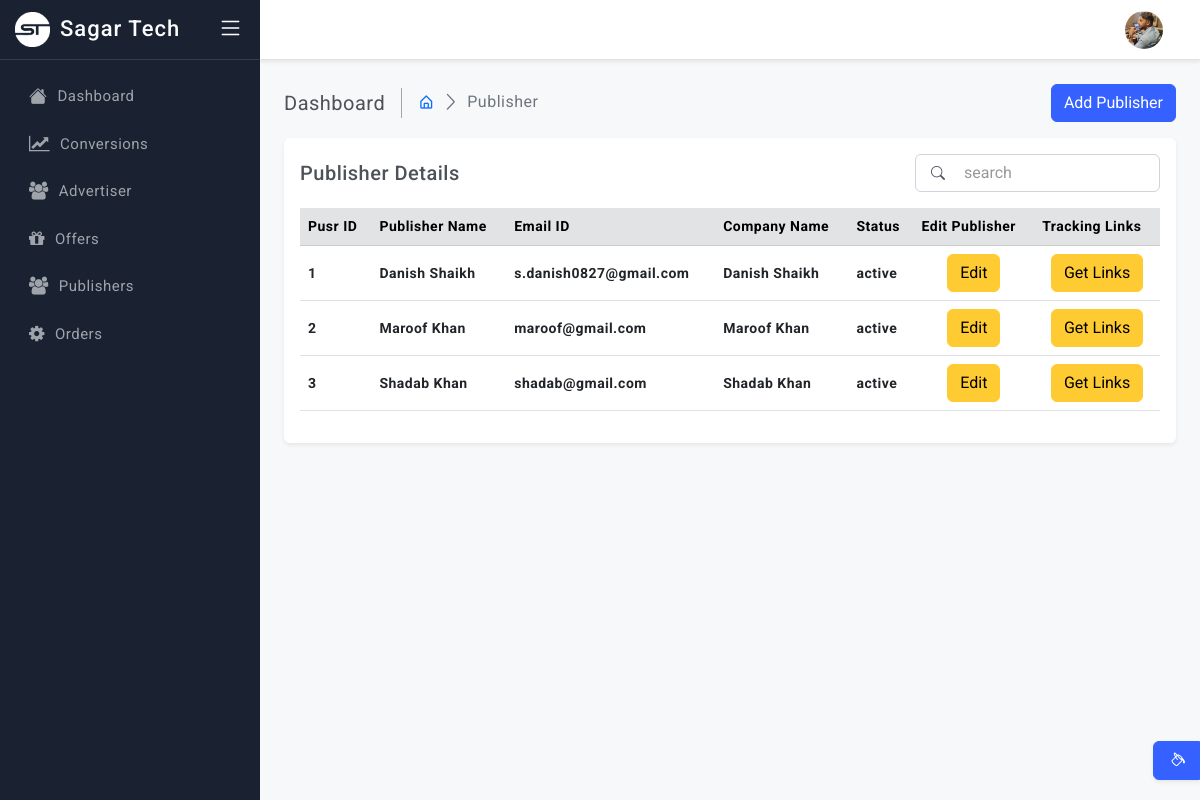
Page /publisher.php (signed in) on the committed database.
### tables this page shows
CREATE TABLE `publisher` (
  `publisher_id` int(11) NOT NULL,
  `publisher_name` varchar(255) NOT NULL,
  `pusr_email` varchar(255) NOT NULL,
  `pusr_password` varchar(255) NOT NULL,
  `pusr_contact` varchar(255) NOT NULL,
  `company_names` varchar(255) NOT NULL,
  `pusr_status` varchar(255) NOT NULL
);

### publisher.php (the view, shortened to what this page needs)
<?php include('includes/head.php') ?>
<body>
    <?php
    $query = "SELECT *
    FROM publisher
    LEFT JOIN offers ON offers.offers_id = publisher.publisher_id;";
    $stmt = $con->prepare($query);
    $stmt->execute();
    $result = $stmt->get_result();
    $companyUser = $result->fetch_all(MYSQLI_ASSOC);
    ?>
    <div class="wrapper">
        <?php include('includes/header.php') ?>
        <?php include('includes/sidebar.php') ?>
        <main class="page-content">
            <div class="page-breadcrumb d-none d-sm-flex align-items-center mb-3">
                <div class="breadcrumb-title pe-3">Dashboard</div>
                <div class="ps-3">
                    <nav aria-label="breadcrumb">
                        <ol class="breadcrumb mb-0 p-0">
                            <li class="breadcrumb-item"><a href="index"><i class="bx bx-home-alt"></i></a>
                            </li>
                            <li class="breadcrumb-item active" aria-current="page">Publisher</li>
                        </ol>
                    </nav>
                </div>
                <div class="ms-auto">
                    <div class="col">
                        <button type="button" class="btn btn-primary" data-bs-toggle="modal" data-bs-target="#exampleExtraLargeModal">Add Publisher</button>
                    </div>
                </div>
            </div>
            <div class="card">
                <div class="card-body">
                    <div class="d-flex align-items-center">
                        <h5 class="mb-0">Publisher Details</h5>
                        <form class="ms-auto position-relative">
                            <div class="position-absolute top-50 translate-middle-y search-icon px-3"><i class="bi bi-search"></i></div>
                            <input class="form-control ps-5" type="text" placeholder="search">
                        </form>
                    </div>
                    <div class="table-responsive mt-3">
                        <table class="table align-middle">
                            <thead class="table-secondary">
                                <tr>
                                    <th>Pusr ID</th>
                                    <th>Publisher Name</th>
                                    <th>Email ID</th>
                                    <th>Company Name</th>
                                    <th>Status</th>
                                    <th>Edit Publisher</th>
                                    <th>Tracking Links</th>
                                </tr>
                            </thead>
                            <tbody>
                                <?php
                                foreach ($companyUser as $key => $Users) {
                                ?>
                                    <tr>
                                        <td><b><?= $Users['publisher_id'] ?> </b></td>
                                        <td><b class="mb-0 semibold"><?= $Users['publisher_name'] ?></b></td>
                                        <td><b class="p-0"> <?= $Users['pusr_email'] ?></td>
                                        <td><b class="p-0"> <?= $Users['company_names'] ?></b></td>
                                        <td><b class="p-0"> <?= $Users['pusr_status'] ?></b></td>
                                        <td>
                                            <div style="justify-content: center;" class="table-actions d-flex align-items-center gap-3 fs-6">
                                                <a href="javascript:;" class="text-warning" data-bs-toggle="tooltip" data-bs-placement="bottom">
                                                    <div class="col">
                                                        <button type="button" class="btn btn-warning" data-bs-toggle="modal" data-bs-target="#exampleWarningModal<?= $Users['publisher_id'] ?>">Edit</button>
                                                    </div>
                                                </a>
                                            </div>
                                        </td>
                                        <td>
                                            <div style="justify-content: center;" class="table-actions d-flex align-items-center gap-3 fs-6">
                                                <a href="offergetlinks?pusr_id=<?= $Users['publisher_id'] ?>" class="text-warning" data-bs-toggle="tooltip" data-bs-placement="bottom">
                                                    <button type="button" class="btn btn-warning" data-bs-toggle="modal" data-bs-target="#exampleDangerModal">Get Links</button>
                                                </a>
                                            </div>
                                        </td>
                                    </tr>
                                <?php
                                }
                                ?>
                            </tbody>
                        </table>
                    </div>
                </div>
            </div>
        </main>
        <div class="switcher-body">
            <button class="btn btn-primary btn-switcher shadow-sm" type="button" data-bs-toggle="offcanvas" data-bs-target="#offcanvasScrolling" aria-controls="offcanvasScrolling"><i class="bi bi-paint-bucket me-0"></i></button>
        </div>
    </div>
</body>
</html>

### assets/css/style.css (style rules this page uses)
body { font-size: 14px; color: #4c5258; letter-spacing: .5px; font-family: Roboto, sans-serif; background-color: #f7f8fa; overflow-x: hidden; }
.wrapper { width: auto; position: relative }
a { text-decoration: none; }
::placeholder { opacity: 0.4 !important; }
.page-content { margin-left: 260px; margin-top: 60px; padding: 1.5rem; transition: all .2s; }
.table-responsive { white-space: nowrap; }
.breadcrumb-title { font-size: 20px; border-right: 1.5px solid #aaa4a4; }
.page-breadcrumb .breadcrumb-item+.breadcrumb-item::before { display: inline-block; padding-right: .5rem; color: #6c757d; font-family: LineIcons; content: "\ea5c"; }
.page-breadcrumb .breadcrumb li.breadcrumb-item { font-size: 16px; }
.btn-switcher { position: fixed; right: 0px; bottom: 20px; border-top-right-radius: 0; border-bottom-right-radius: 0; }

### rows in the picture
publisher: publisher_id "1", publisher_name "Danish Shaikh", pusr_email "s.danish0827@gmail.com", company_names "Danish Shaikh", pusr_status "active"
publisher: publisher_id "2", publisher_name "Maroof Khan", pusr_email "maroof@gmail.com", company_names "Maroof Khan", pusr_status "active"
publisher: publisher_id "3", publisher_name "Shadab Khan", pusr_email "shadab@gmail.com", company_names "Shadab Khan", pusr_status "active"
